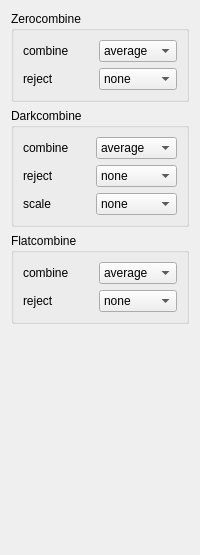
          <widget class="QWidget" name="tab_24">
           <attribute name="title">
            <string>Calibration</string>
           </attribute>
           <layout class="QGridLayout" name="gridLayout_33">
            <item row="0" column="0">
             <widget class="QGroupBox" name="groupBox_3">
              <property name="title">
               <string>Zerocombine</string>
              </property>
              <layout class="QGridLayout" name="gridLayout_24">
               <item row="0" column="0">
                <layout class="QGridLayout" name="gridLayout_23">
                 <item row="1" column="1">
                  <widget class="QComboBox" name="zero_reject">
                   <property name="currentText">
                    <string>none</string>
                   </property>
                   <item>
                    <property name="text">
                     <string>none</string>
                    </property>
                   </item>
                   <item>
                    <property name="text">
                     <string>minmax</string>
                    </property>
                   </item>
                   <item>
                    <property name="text">
                     <string>ccdclip</string>
                    </property>
                   </item>
                   <item>
                    <property name="text">
                     <string>crreject</string>
                    </property>
                   </item>
                   <item>
                    <property name="text">
                     <string>sigclip</string>
                    </property>
                   </item>
                   <item>
                    <property name="text">
                     <string>avsigclip</string>
                    </property>
                   </item>
                   <item>
                    <property name="text">
                     <string>pclipor</string>
                    </property>
                   </item>
                  </widget>
                 </item>
                 <item row="0" column="1">
                  <widget class="QComboBox" name="zero_combine">
                   <property name="currentText">
                    <string>average</string>
                   </property>
                   <item>
                    <property name="text">
                     <string>average</string>
                    </property>
                   </item>
                   <item>
                    <property name="text">
                     <string>median</string>
                    </property>
                   </item>
                  </widget>
                 </item>
                 <item row="0" column="0">
                  <widget class="QLabel" name="label_3">
                   <property name="toolTip">
                    <string>Type of combining  operation  performed  on  the  final  set  of
pixels   (after   rejection).   The  choices  are  &quot;average&quot;  or 
&quot;median&quot;.  The median  uses  the  average  of  the  two  central
values when the number of pixels is even.</string>
                   </property>
                   <property name="text">
                    <string>combine</string>
                   </property>
                  </widget>
                 </item>
                 <item row="1" column="0">
                  <widget class="QLabel" name="label_4">
                   <property name="toolTip">
                    <string>Type  of  rejection  operation performed on the pixels remaining
after offsetting, masking and thresholding.  The algorithms  are
discussed  in  the  DESCRIPTION  section.  The rejection choices
are:

none - No rejection
minmax - Reject the nlow and nhigh pixels
ccdclip - Reject pixels using CCD noise parameters
crreject - Reject only positive pixels using CCD noise parameters
sigclip - Reject pixels using a sigma clipping algorithm
avsigclip - Reject pixels using an averaged sigma clipping algorithm
pclip - Reject pixels using sigma based on percentiles</string>
                   </property>
                   <property name="text">
                    <string>reject</string>
                   </property>
                  </widget>
                 </item>
                </layout>
               </item>
              </layout>
             </widget>
            </item>
            <item row="1" column="0">
             <widget class="QGroupBox" name="groupBox_4">
              <property name="title">
               <string>Darkcombine</string>
              </property>
              <layout class="QGridLayout" name="gridLayout_30">
               <item row="0" column="0">
                <layout class="QGridLayout" name="gridLayout_26">
                 <item row="1" column="0">
                  <widget class="QLabel" name="label_8">
                   <property name="toolTip">
                    <string>Type  of  rejection  operation performed on the pixels remaining
after offsetting, masking and thresholding.  The algorithms  are
discussed  in  the  DESCRIPTION  section.  The rejection choices
are:

none - No rejection
minmax - Reject the nlow and nhigh pixels
ccdclip - Reject pixels using CCD noise parameters
crreject - Reject only positive pixels using CCD noise parameters
sigclip - Reject pixels using a sigma clipping algorithm
avsigclip - Reject pixels using an averaged sigma clipping algorithm
pclip - Reject pixels using sigma based on percentiles</string>
                   </property>
                   <property name="text">
                    <string>reject</string>
                   </property>
                  </widget>
                 </item>
                 <item row="2" column="0">
                  <widget class="QLabel" name="label_9">
                   <property name="toolTip">
                    <string>Multiplicative  image  scaling  to  be applied.  The choices are
none, scale by the  mode,  median,  or  mean  of  the  specified
statistics  section,  or scale by the exposure time given in the
image header.</string>
                   </property>
                   <property name="text">
                    <string>scale</string>
                   </property>
                  </widget>
                 </item>
                 <item row="0" column="1">
                  <widget class="QComboBox" name="dark_combine">
                   <property name="currentText">
                    <string>average</string>
                   </property>
                   <item>
                    <property name="text">
                     <string>average</string>
                    </property>
                   </item>
                   <item>
                    <property name="text">
                     <string>median</string>
                    </property>
                   </item>
                  </widget>
                 </item>
                 <item row="2" column="1">
                  <widget class="QComboBox" name="dark_scale">
                   <property name="currentText">
                    <string>none</string>
                   </property>
                   <item>
                    <property name="text">
                     <string>none</string>
                    </property>
                   </item>
                   <item>
                    <property name="text">
                     <string>mode</string>
                    </property>
                   </item>
                   <item>
                    <property name="text">
                     <string>median</string>
                    </property>
                   </item>
                   <item>
                    <property name="text">
                     <string>mean</string>
                    </property>
                   </item>
                   <item>
                    <property name="text">
                     <string>exposure</string>
                    </property>
                   </item>
                  </widget>
                 </item>
                 <item row="0" column="0">
                  <widget class="QLabel" name="label_7">
                   <property name="toolTip">
                    <string>Type of combining  operation  performed  on  the  final  set  of
pixels   (after   rejection).   The  choices  are  &quot;average&quot;  or 
&quot;median&quot;.  The median  uses  the  average  of  the  two  central
values when the number of pixels is even.</string>
                   </property>
                   <property name="text">
                    <string>combine</string>
                   </property>
                  </widget>
                 </item>
                 <item row="1" column="1">
                  <widget class="QComboBox" name="dark_reject">
                   <property name="currentText">
                    <string>none</string>
                   </property>
                   <item>
                    <property name="text">
                     <string>none</string>
                    </property>
                   </item>
                   <item>
                    <property name="text">
                     <string>minmax</string>
                    </property>
                   </item>
                   <item>
                    <property name="text">
                     <string>ccdclip</string>
                    </property>
                   </item>
                   <item>
                    <property name="text">
                     <string>crreject</string>
                    </property>
                   </item>
                   <item>
                    <property name="text">
                     <string>sigclip</string>
                    </property>
                   </item>
                   <item>
                    <property name="text">
                     <string>avsigclip</string>
                    </property>
                   </item>
                   <item>
                    <property name="text">
                     <string>pclipor</string>
                    </property>
                   </item>
                  </widget>
                 </item>
                </layout>
               </item>
              </layout>
             </widget>
            </item>
            <item row="2" column="0">
             <widget class="QGroupBox" name="groupBox_11">
              <property name="title">
               <string>Flatcombine</string>
              </property>
              <layout class="QGridLayout" name="gridLayout_32">
               <item row="0" column="0">
                <layout class="QGridLayout" name="gridLayout_31">
                 <item row="1" column="1">
                  <widget class="QComboBox" name="flat_reject">
                   <property name="currentText">
                    <string>none</string>
                   </property>
                   <item>
                    <property name="text">
                     <string>none</string>
                    </property>
                   </item>
                   <item>
                    <property name="text">
                     <string>minmax</string>
                    </property>
                   </item>
                   <item>
                    <property name="text">
                     <string>ccdclip</string>
                    </property>
                   </item>
                   <item>
                    <property name="text">
                     <string>crreject</string>
                    </property>
                   </item>
                   <item>
                    <property name="text">
                     <string>sigclip</string>
                    </property>
                   </item>
                   <item>
                    <property name="text">
                     <string>avsigclip</string>
                    </property>
                   </item>
                   <item>
                    <property name="text">
                     <string>pclipor</string>
                    </property>
                   </item>
                  </widget>
                 </item>
                 <item row="0" column="0">
                  <widget class="QLabel" name="label_10">
                   <property name="toolTip">
                    <string>Type of combining  operation  performed  on  the  final  set  of
pixels   (after   rejection).   The  choices  are  &quot;average&quot;  or 
&quot;median&quot;.  The median  uses  the  average  of  the  two  central
values when the number of pixels is even.</string>
                   </property>
                   <property name="text">
                    <string>combine</string>
                   </property>
                  </widget>
                 </item>
                 <item row="0" column="1">
                  <widget class="QComboBox" name="flat_combine">
                   <property name="currentText">
                    <string>average</string>
                   </property>
                   <item>
                    <property name="text">
                     <string>average</string>
                    </property>
                   </item>
                   <item>
                    <property name="text">
                     <string>median</string>
                    </property>
                   </item>
                  </widget>
                 </item>
                 <item row="1" column="0">
                  <widget class="QLabel" name="label_11">
                   <property name="toolTip">
                    <string>Type  of  rejection  operation performed on the pixels remaining
after offsetting, masking and thresholding.  The algorithms  are
discussed  in  the  DESCRIPTION  section.  The rejection choices
are:

none - No rejection
minmax - Reject the nlow and nhigh pixels
ccdclip - Reject pixels using CCD noise parameters
crreject - Reject only positive pixels using CCD noise parameters
sigclip - Reject pixels using a sigma clipping algorithm
avsigclip - Reject pixels using an averaged sigma clipping algorithm
pclip - Reject pixels using sigma based on percentiles</string>
                   </property>
                   <property name="text">
                    <string>reject</string>
                   </property>
                  </widget>
                 </item>
                </layout>
               </item>
              </layout>
             </widget>
            </item>
            <item row="3" column="0">
             <spacer name="verticalSpacer">
              <property name="orientation">
               <enum>Qt::Vertical</enum>
              </property>
              <property name="sizeHint" stdset="0">
               <size>
                <width>20</width>
                <height>220</height>
               </size>
              </property>
             </spacer>
            </item>
           </layout>
          </widget>
